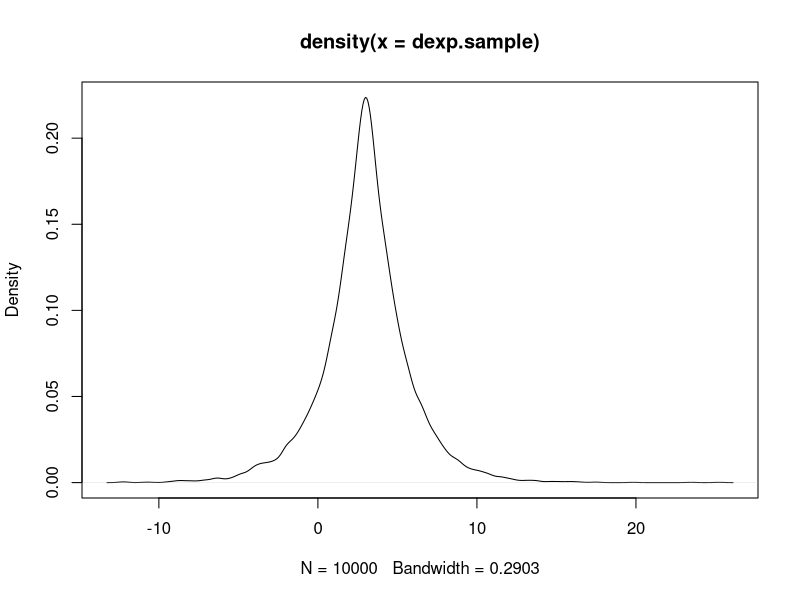
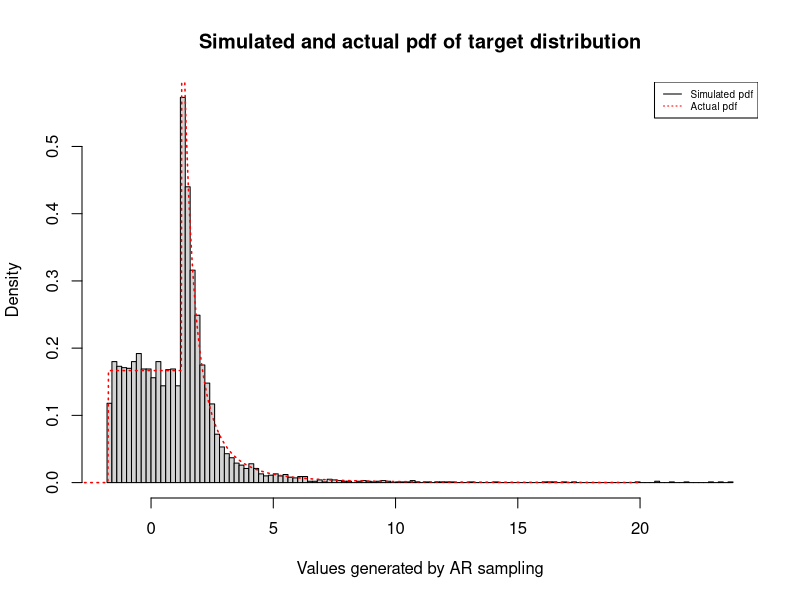

Write the R code that produced these figures, in order.
## ---- chunk 1
sample.dexp <- function(n,a,b,s,lamda){
  #Sampling from the double exp function g(x)
  #Using inverse transformation technique
  X <- NULL
  for (i in 1:n) {
      u <- runif(1) 
      if (u<0.5){
        X[i] <- b+log(2*u)/lamda
      }else{
        X[i] <- b-log(2-2*u)/lamda
      }
  }
  
  return(X)
}
dexp.sample <- sample.dexp(10000,2,3,1.25,0.5)
plot(density(dexp.sample))
#Plot looks good (double exp function with mean centered at 3)
#Note that its center (mean) is b and variance or spread is controlled by lambda (b on wiki note lambda=1/b) thus for smaller lambda variance increases
## ---- chunk 2
q1.ar <- function(n,a,b,s,lambda,M){
  
    X <- NULL
    for (i in 1:n){
      repeat{
        #Drawing x from the propsal distibution 
        u <- runif(1)
        if (u<0.5){
          x <- b+log(2*u)/lambda
        }else {
          x <- b-log(2-2*u)/lambda
        }
        #Performing A-R sampling
        y <- runif(1)
        if (s < x){
          if(y <= (a*s^a)/(2*x^(a+1))/(M*lambda*exp(-lambda*abs(x-b))/2)){
            X[i]<-x
            break
          }
        } else if(s-b<x){
          if(y <= 1/(2*b)/(M*lambda*exp(-lambda*abs(x-b))/2)){
            X[i]<-x
            break
          }
        }
      }
    }
    return(X)
}

set.seed(2022)
ar.sample <- q1.ar(5000,2,3,1.25,0.5,M=3.2*exp(0.875))
#Creating function to create actual pdf of target distribution
target.dist <- function(x,a,b,s){
  n<-length(x)
  y<-rep(0,n)
  for (i in 1:n){
  
  if (x[i]<s-b){
    y[i] <- 0
  }else if (x[i]>s){
    y[i] <- (a*s^a)/(2*x[i]^(a+1))
  } else {
    y[i] <- 1/(2*b)
  }
  }
  return(y)
}

#Creating curve of target distribution
hist(ar.sample,nclass=100,prob = T,
     xlab = "Values generated by AR sampling",
     main = "Simulated and actual pdf of target distribution");
curve(target.dist(x,2,3,1.25),from=-4,to=20,n=1000,add=T, lwd= 1.5, lty= 3,col="red");
legend("topright", lty = c(1, 3), cex = 0.6, col = c("black","red"),
legend = c("Simulated pdf", "Actual pdf"))
